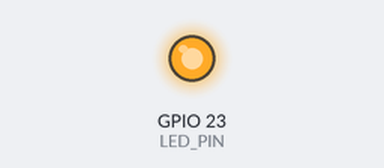
This sketch was run on a simulated ESP32. Parts: output pins drawn as LEDs (lit = HIGH).

Above: at 0.1 s.
At 33.6 s:
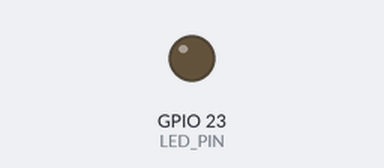
Timing chart, 0 to 40.0 s (numbered marks = the images above):
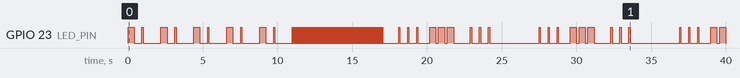

The sketch:

BlinkNotification.ino
```cpp
// -------------------------------------------------------------------------------------------------------------
// Sample how to use class BlinkNotification
// -------------------------------------------------------------------------------------------------------------

// Thank you __deets__ for your valuable help and feedback

/*
#######################################################################################################################
#
#    Copyright (c) 2021,2022 framp at linux-tips-and-tricks dot de
#
#    This program is free software: you can redistribute it and/or modify
#    it under the terms of the GNU General Public License as published by
#    the Free Software Foundation, either version 3 of the License, or
#    (at your option) any later version.
#
#    This program is distributed in the hope that it will be useful,
#    but WITHOUT ANY WARRANTY; without even the implied warranty of
#    MERCHANTABILITY or FITNESS FOR A PARTICULAR PURPOSE.  See the
#    GNU General Public License for more details.
#
#    You should have received a copy of the GNU General Public License
#    along with this program.  If not, see <http://www.gnu.org/licenses/>.
#
#######################################################################################################################
*/

#include "BlinkNotification.h"

using namespace framp;

#define LED_PIN 23

Ticker createError;                                 // ticker to simulate an error situation
bool errorOccured = false;
void setError() {
  errorOccured = true;
}

// active blink pattern to signal ESP is active working, no default
BlinkNotification activity(LED_PIN,                  // LED gpio to blink, no default
                            500,                     // period length of one LED blink in ms, default is 1000 ms
                            "-.",                    // blink pattern, default is "."
                            -1,                      // repeat loop 10 times, default is 0, use -1 for an endless loop
                            1000) ;                  // delay in ms at end of pattern, default is 0

// signal some error condition and blink 10 times
BlinkNotification error(LED_PIN,50,".",100,10);      // blink fast

// error blink pattern to signal an error condition, executed forever
BlinkNotification sos(LED_PIN,500,"... --- ...   ",-1);

void setup() {

  activity.start();                                 // start blink activity pattern to simulate some activity

  createError.once_ms(10000, setError);             // simulate error in 10 seconds

}

void loop() {

  if ( errorOccured ) {
    activity.stop();                                // terminate blink activity
    delay(1000);
    errorOccured = false;                           // don't execute this error path any more
    error.start();                                  // signal some error condition
    while (error.isActive()) {                      // wait until error condition is gone
      delay(100);
    }
    delay(1000);
    sos.start();                                    // blink the error pattern (SOS) three times
  }
}
```

BlinkNotification.cpp
```cpp
// -------------------------------------------------------------------------------------------------------------
// Simple class to create LED blink notifications with a blink pattern string which can include "-", "." and " "
// -------------------------------------------------------------------------------------------------------------

// Thank you __deets__ for your valuable help and feedback

/*
#######################################################################################################################
#
#    Copyright (c) 2021,2022 framp at linux-tips-and-tricks dot de
#
#    This program is free software: you can redistribute it and/or modify
#    it under the terms of the GNU General Public License as published by
#    the Free Software Foundation, either version 3 of the License, or
#    (at your option) any later version.
#
#    This program is distributed in the hope that it will be useful,
#    but WITHOUT ANY WARRANTY; without even the implied warranty of
#    MERCHANTABILITY or FITNESS FOR A PARTICULAR PURPOSE.  See the
#    GNU General Public License for more details.
#
#    You should have received a copy of the GNU General Public License
#    along with this program.  If not, see <http://www.gnu.org/licenses/>.
#
#######################################################################################################################
*/

#include "BlinkNotification.h"

namespace framp {

BlinkNotification::BlinkNotification(uint8_t gpio, unsigned blinkPeriod, std::string blinkPattern, unsigned repeatCount, unsigned delayTime ) :
  gpio(gpio),
  repeatCount(repeatCount),
  blinkPattern(blinkPattern),
  blinkPeriod(blinkPeriod),
  delayTime(delayTime),
  gapTime(delayTime/10),
  active(false),
  blinkOffset(0) {
  pinMode(this->gpio, OUTPUT);
  this->turnOff();
}

void call( BlinkNotification *obj )
{
   obj->flipLED() ;
}

void BlinkNotification::flipLED() {

  if ( this->repeatCount > 0 || this->loopEndless ) {

    // handle on state

    if ( ! this->LEDStateOn && this->onTime > 0) {
      this->turnOn();
	    this->ticker.once_ms(this->onTime, call, this);
      return;
    }

    // handle on state
    else {
      this->turnOff();
    }

    delay(this->gapTime);

    // move on to next char
    this->blinkOffset++;

    int loopEndDelay=0;

    // terminate repeats if requested
    if ( this->blinkOffset > this->blinkPattern.length() - 1 ) { // char sequence processed, move on to next repeat
      loopEndDelay = this->delayTime;
      if ( ! this-> loopEndless ) {
        if (--this->repeatCount <= 0 ) {
          this->stop();
          return;                       // terminate LED flip flop if number of repeats executed
        }
      }
      this->blinkOffset = 0;            // start with first char again and repeat to blink pattern
    }

    this->setBlinkTimes(this->blinkPattern[this->blinkOffset]);
    this->ticker.once_ms(this->offTime + loopEndDelay, call, this );
  }
}

void BlinkNotification::setBlinkTimes(char c) {

  switch (c) {
    case '-':
      this->onTime = this->blinkPeriod * 5 / 6;
      break;
    case '.':
      this->onTime = this->blinkPeriod * 1 / 6;
      break;
    case ' ':
      this->onTime = 0;
      break;
  }
  this->offTime = this->blinkPeriod - this->onTime;

}

void BlinkNotification::start () {

  this->blinkOffset = 0;
  this->setBlinkTimes(this->blinkPattern[this->blinkOffset]);
  this->loopEndless = this-> repeatCount == -1;
  if ( this->loopEndless ) {
    this->repeatCount = 1;
  }

  this->turnOff();
  this->active = true;
  this->flipLED();
}

void BlinkNotification::stop() {
  this->ticker.detach();
  this->active = false;
  this->turnOff();
}

void BlinkNotification::turnOff() {
  digitalWrite(this->gpio, LOW);
  this->LEDStateOn = false;
}

void BlinkNotification::turnOn () {
  digitalWrite(this->gpio, HIGH);
  this->LEDStateOn = true;
}

}
```

BlinkNotification.h
```cpp
#pragma once

// -------------------------------------------------------------------------------------------------------------
// Simple class to create LED blink notifications with a blink pattern string which can include "-", "." and " "
// -------------------------------------------------------------------------------------------------------------
//
// Thank you __deets__ for your valuable help and feedback

/*
#######################################################################################################################
#
#    Copyright (c) 2021,2022 framp at linux-tips-and-tricks dot de
#
#    This program is free software: you can redistribute it and/or modify
#    it under the terms of the GNU General Public License as published by
#    the Free Software Foundation, either version 3 of the License, or
#    (at your option) any later version.
#
#    This program is distributed in the hope that it will be useful,
#    but WITHOUT ANY WARRANTY; without even the implied warranty of
#    MERCHANTABILITY or FITNESS FOR A PARTICULAR PURPOSE.  See the
#    GNU General Public License for more details.
#
#    You should have received a copy of the GNU General Public License
#    along with this program.  If not, see <http://www.gnu.org/licenses/>.
#
#######################################################################################################################
*/

#include <Arduino.h>
#include <Ticker.h>

namespace framp {

    class BlinkNotification {

  public:
    BlinkNotification(
      uint8_t gpio,
      unsigned blinkPeriod = 1000,             // period in ms
      std::string blinkTemplate = ".",
      unsigned repeatCount = 0,                // just execute blink loop once
      unsigned delayTime = 1000);              // delay at the end of blink loop in ms

    ~BlinkNotification() {
      this->stop();
      };

    void start();           // start blink loop
    void stop();            // stop blink loop immediately

    // setters and getters
    void setRepeatCount(unsigned repeatCount) { this->repeatCount = repeatCount; };
    unsigned getRepeatCount() { return this->repeatCount; };
    void setDelayTime(unsigned delayTime) { this->delayTime = delayTime; };
    unsigned getDelayTime() { return this->delayTime; };

    // tests
    bool isActive() { return this->active; };

    // private: - not private because of C++ Lambda issue
    void flipLED();              // flip LED status

  private:
    uint8_t gpio;              // gpio of LED
    int blinkPeriod;       // period of a blink in ms

    Ticker ticker;         // ticker used to flip LED state
    unsigned onTime;       // time to have LED on for char
    unsigned offTime;      // time to have LED off for char
    unsigned gapTime;      // time to have a gap between chars
    unsigned delayTime;    // delay at end of blink loop in ms

    bool LEDStateOn;       // LED on or off state
    bool loopEndless;      // blink all the time
    bool active;           // blink loop isrunning

    unsigned repeatCount;  // number of blink repeats
    std::string blinkPattern;  // blink chars
    int blinkOffset;       // current processed char in blinkPattern

  private:
    void setBlinkTimes(char c);  // calculate on/off delays
    void turnOn();
    void turnOff();
    };

}
```
